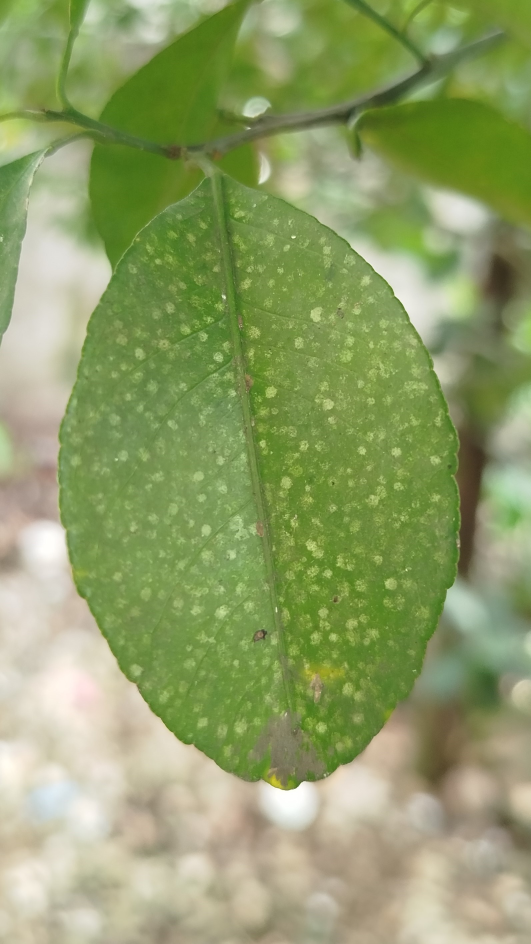
#> input picture Photos/sample3.jpg, 1592 x 2831 px (shown at 1/3 size)
$ python imgseg.py
#> lines starting #> are read from the running program, lines starting #| are printed output that depends on the picture; after the words box and inside, x2 and y2 are one past the last pixel; in counts of white or black regions, pixels touching at a corner belong together
import cv2 as cv
import numpy as np

img = cv.imread('Photos/sample3.jpg', 0)
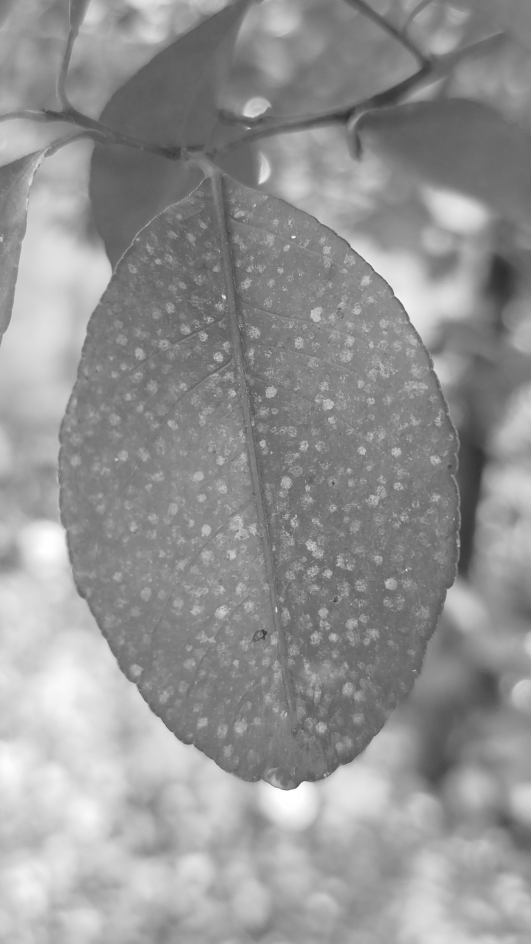
#> img: shape (2831, 1592) (shown at 1/3 size); min 45, max 255, mean 147.7

width = 600
height = 950
img2 = cv.resize(img, (width, height))
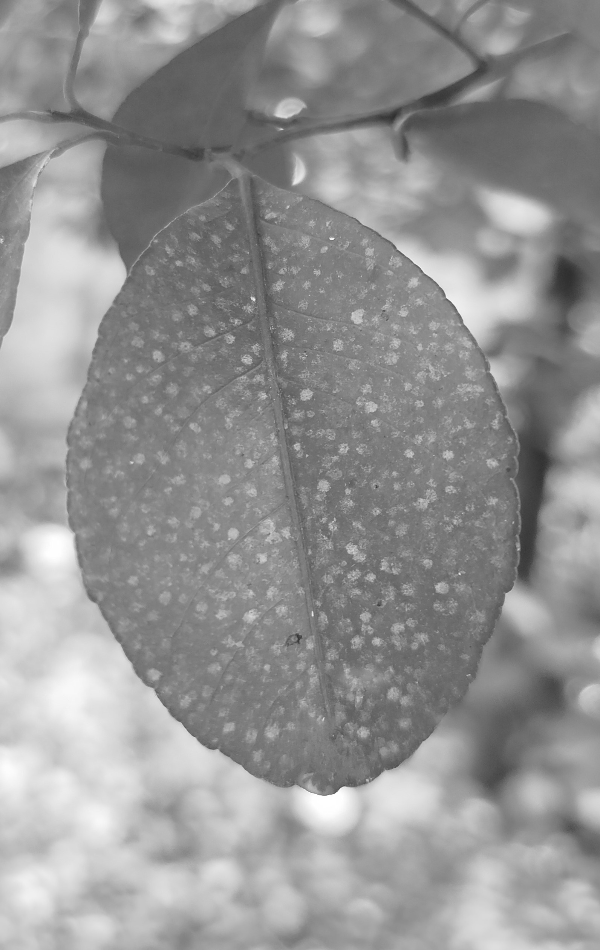
#> img2: shape (950, 600); min 47, max 255, mean 147.6

# Apply Otsu's thresholding
ret, thresh = cv.threshold(img2, 0, 255, cv.THRESH_BINARY + cv.THRESH_OTSU)
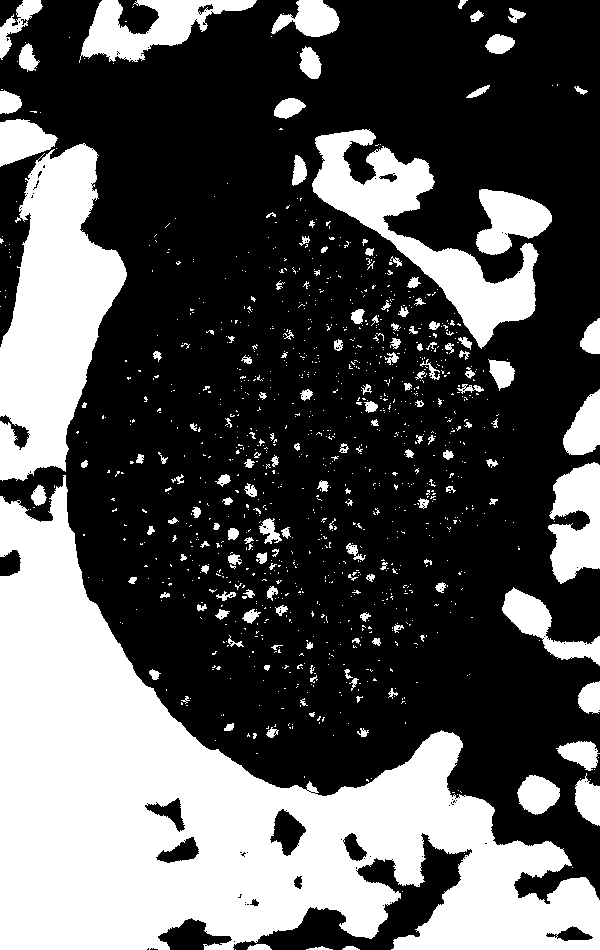
#> thresh: shape (950, 600); 34.1% white; 1130 white regions (974 under 20 px), largest, box (x1, y1, x2, y2) and area: (0, 475, 600, 950) 117093, (0, 143, 127, 481) 25231, (312, 129, 539, 349) 13626
#> ret = 158

# Apply mean adaptive thresholding
thresh1 = cv.adaptiveThreshold(img2, 255, cv.ADAPTIVE_THRESH_MEAN_C, cv.THRESH_BINARY, 11, 2)
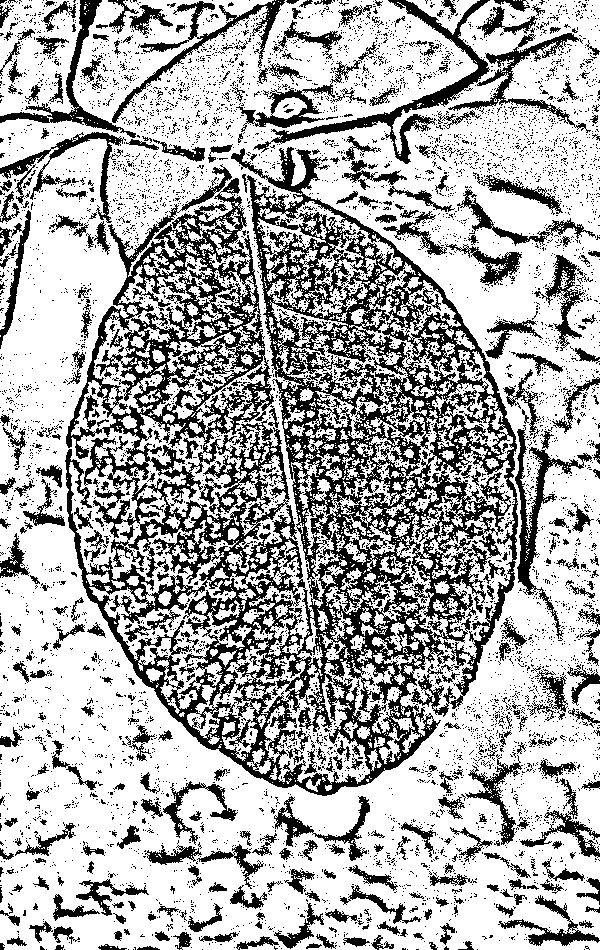
#> thresh1: shape (950, 600); 68.3% white; 6644 black regions (6233 under 20 px), largest, box (x1, y1, x2, y2) and area: (65, 147, 518, 796) 100398, (253, 0, 490, 164) 4009, (515, 425, 592, 639) 2588

# Apply Gaussian adaptive thresholding
thresh2 = cv.adaptiveThreshold(img2, 255, cv.ADAPTIVE_THRESH_GAUSSIAN_C,cv.THRESH_BINARY, 11, 2)
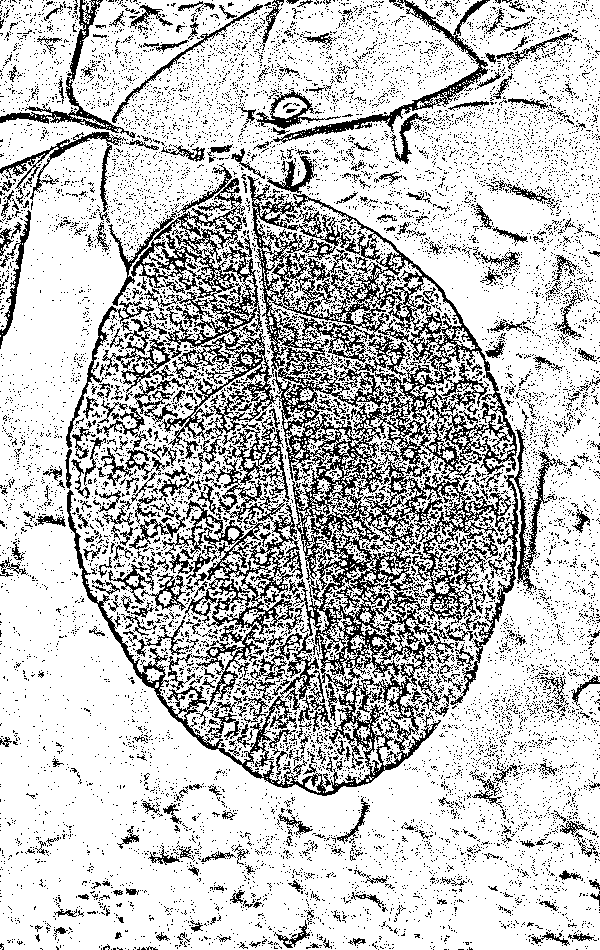
#> thresh2: shape (950, 600); 76.6% white; black in thin lines or dots


#Region Growing
def region_growing(img2, seed_point, threshold):
#> called with seed_point = (450, 500), threshold = 6
    rows, cols = img2.shape
#> rows = 950; cols = 600
    mask = np.zeros_like(img2)
    visited = np.zeros_like(img2, dtype=bool)
    queue = [seed_point]

    while queue:
        x, y = queue.pop(0)
        if not visited[x, y]:
            visited[x, y] = True
            mask[x, y] = 1
            neighbors = [(x+1, y), (x-1, y), (x, y+1), (x, y-1)]
            for nx, ny in neighbors:
                if (0 <= nx < rows and 0 <= ny < cols and
                    not visited[nx, ny] and
                    abs(int(img2[x, y]) - int(img2[nx, ny])) <= threshold):
                    queue.append((nx, ny))

    return mask

# Parameters for region growing
seed_point = (450, 500)  # Adjust seed point to a more homogeneous region
threshold = 6 # Increase threshold to allow better growth

# Apply region growing
mask = region_growing(img2, seed_point, threshold)
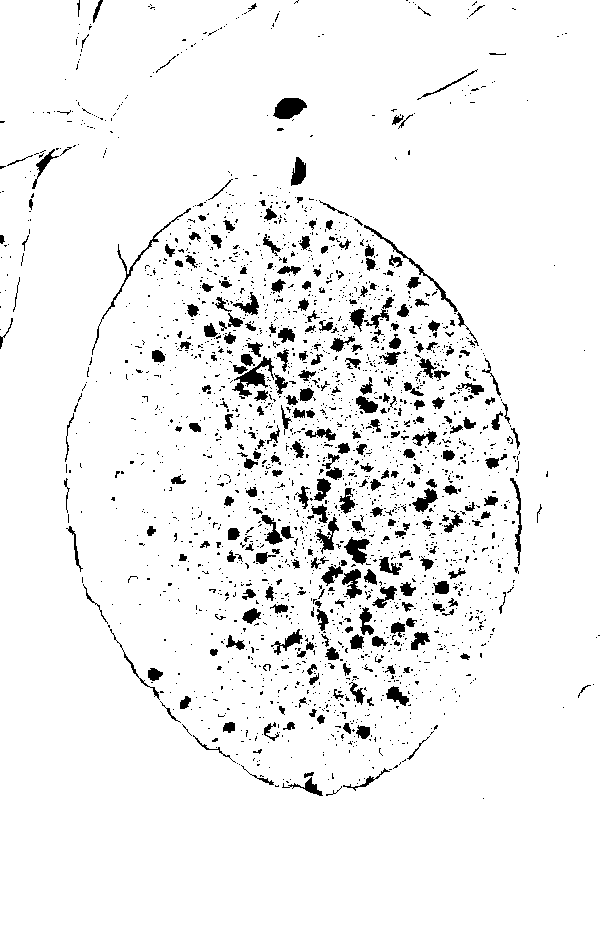
#> mask: shape (950, 600); values 0 (black) and 1 (white), 94.5% white; 2398 black regions (2092 under 20 px), largest, box (x1, y1, x2, y2) and area: (232, 356, 274, 397) 556, (273, 98, 307, 119) 504, (92, 208, 191, 355) 412

# Scale mask to 0-255 for visibility
mask_scaled = (mask * 215).astype(np.uint8)


# Display results
cv.imshow("Original Image", img2)
cv.imshow("Otsu Thresholding", thresh)
cv.imshow("Mean Adaptive Thresholding", thresh1)
cv.imshow("Gaussian Adaptive Thresholding", thresh2)
cv.imshow("Region Growing", mask_scaled)
cv.waitKey(0)
cv.destroyAllWindows()

$ run again, with Photos/sample2.jpg copied over Photos/sample3.jpg
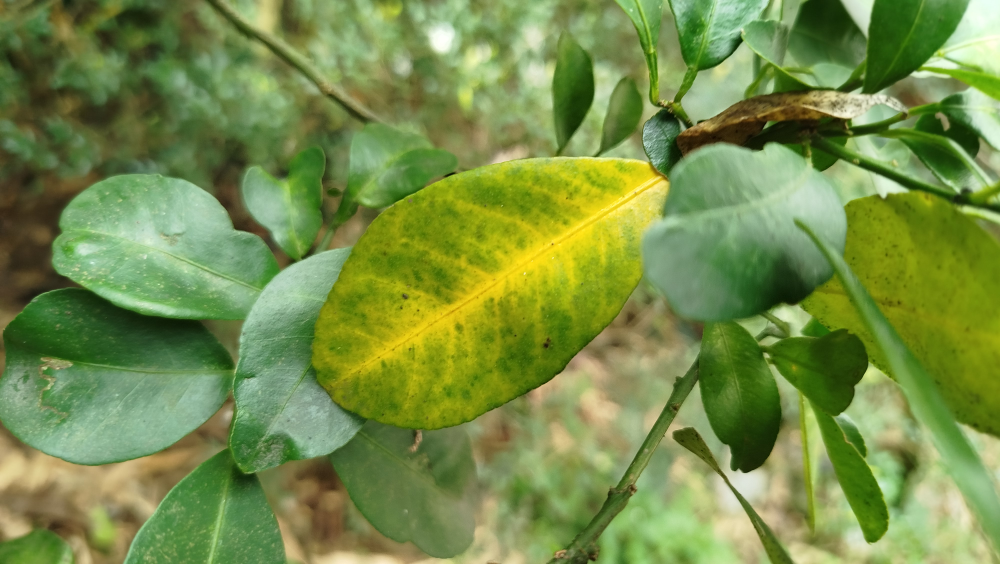
#> input picture Photos/sample2.jpg, 4000 x 2256 px (shown at 1/4 size)
#> `ret, thresh = cv.threshold(img2, 0, 255, cv.THRESH_BINARY + cv.THRESH_..`:
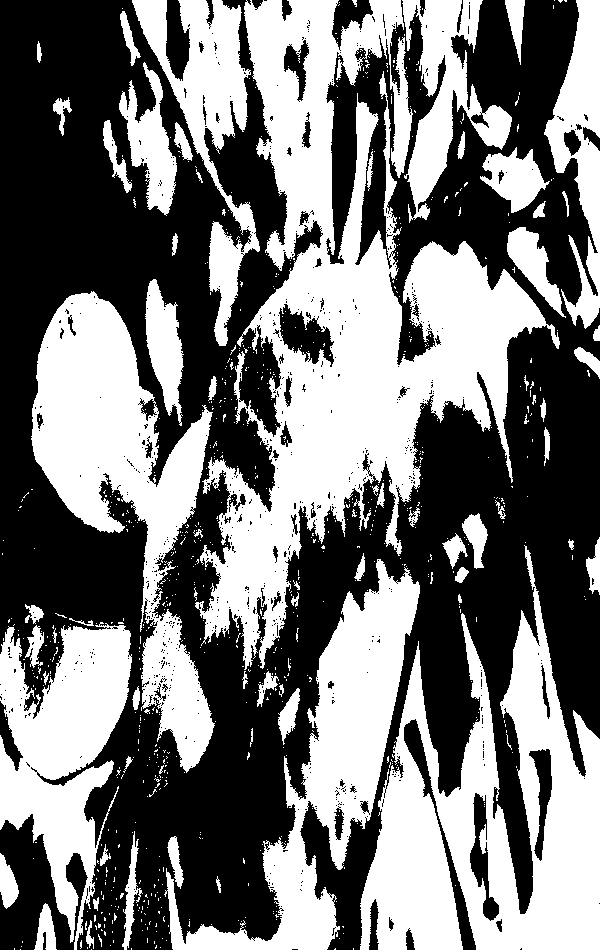
#> thresh: shape (950, 600); 46.5% white; 851 white regions (779 under 20 px), largest, box (x1, y1, x2, y2) and area: (195, 0, 560, 670) 82313, (360, 545, 600, 950) 45398, (31, 291, 215, 773) 33245
#> ret = 129
#> thresh1: shape (950, 600); 59% white; 4273 black regions (3726 under 20 px), largest, box (x1, y1, x2, y2) and area: (0, 47, 533, 950) 56311, (294, 0, 600, 642) 28648, (226, 0, 319, 289) 7648
#> thresh2: shape (950, 600); 64.5% white; black in thin lines or dots
#> `mask = region_growing(img2, seed_point, threshold)`:
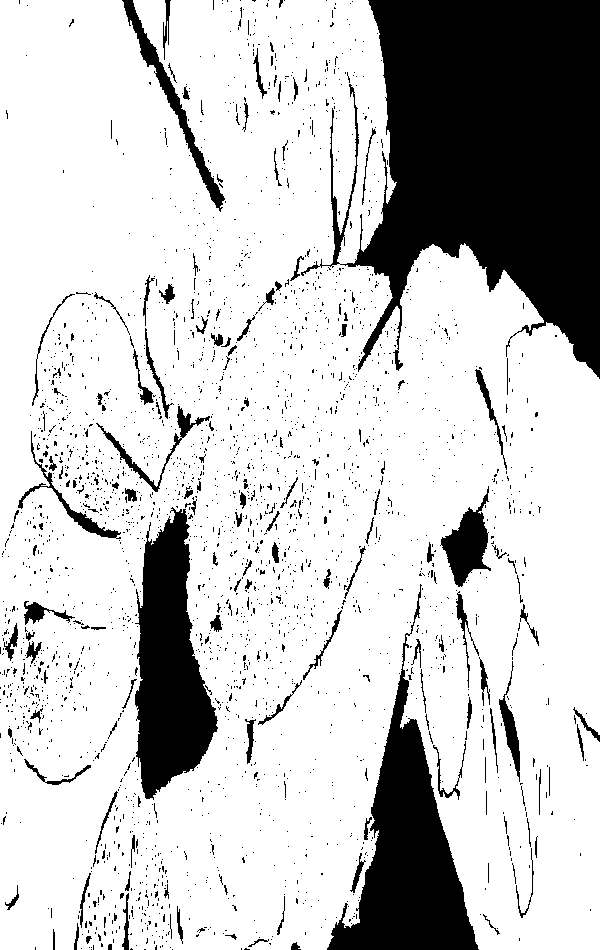
#> mask: shape (950, 600); values 0 (black) and 1 (white), 78.3% white; 2509 black regions (2361 under 20 px), largest, box (x1, y1, x2, y2) and area: (301, 0, 600, 379) 65808, (327, 584, 479, 950) 18457, (135, 507, 218, 800) 14710

$ run again, with Photos/sample4.jpg copied over Photos/sample3.jpg
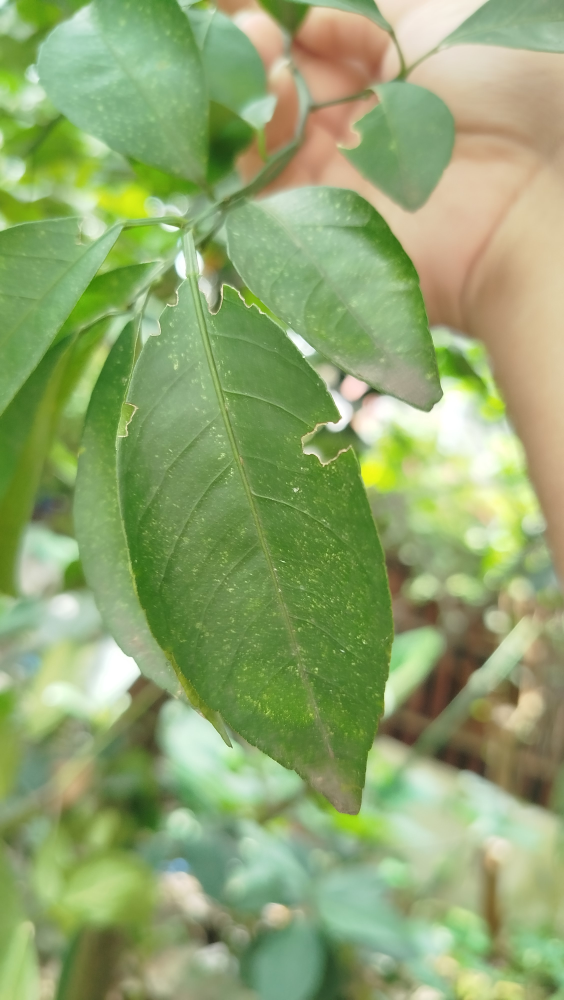
#> input picture Photos/sample4.jpg, 2256 x 4000 px (shown at 1/4 size)
#> `ret, thresh = cv.threshold(img2, 0, 255, cv.THRESH_BINARY + cv.THRESH_..`:
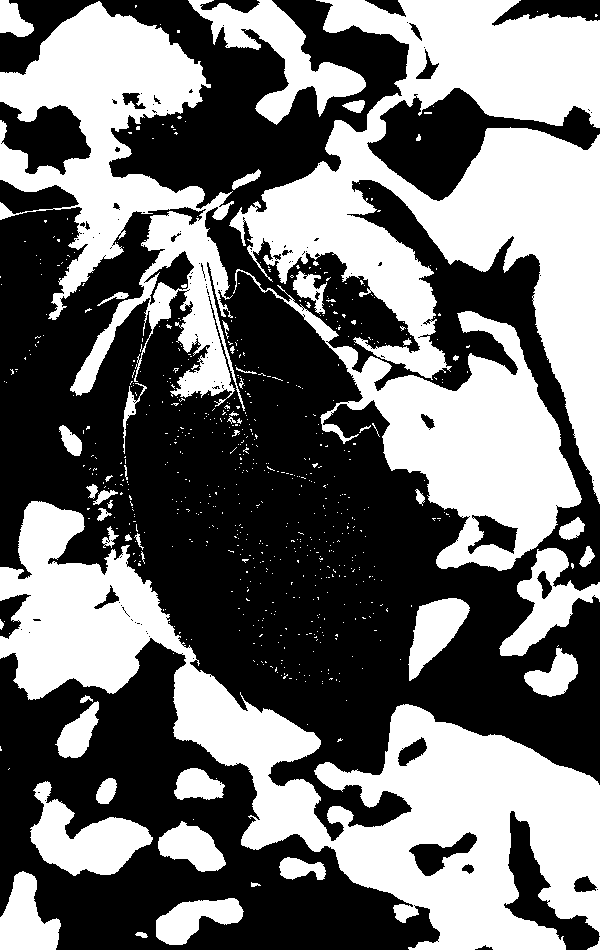
#> thresh: shape (950, 600); 44.3% white; 691 white regions (638 under 20 px), largest, box (x1, y1, x2, y2) and area: (0, 501, 600, 950) 75060, (229, 0, 600, 504) 71095, (0, 1, 245, 411) 38275
#> ret = 156
#> thresh1: shape (950, 600); 68.1% white; 4144 black regions (3735 under 20 px), largest, box (x1, y1, x2, y2) and area: (0, 34, 600, 794) 93970, (151, 796, 365, 950) 6162, (230, 0, 600, 146) 5466
#> thresh2: shape (950, 600); 76.8% white; black in thin lines or dots
#> `mask = region_growing(img2, seed_point, threshold)`:
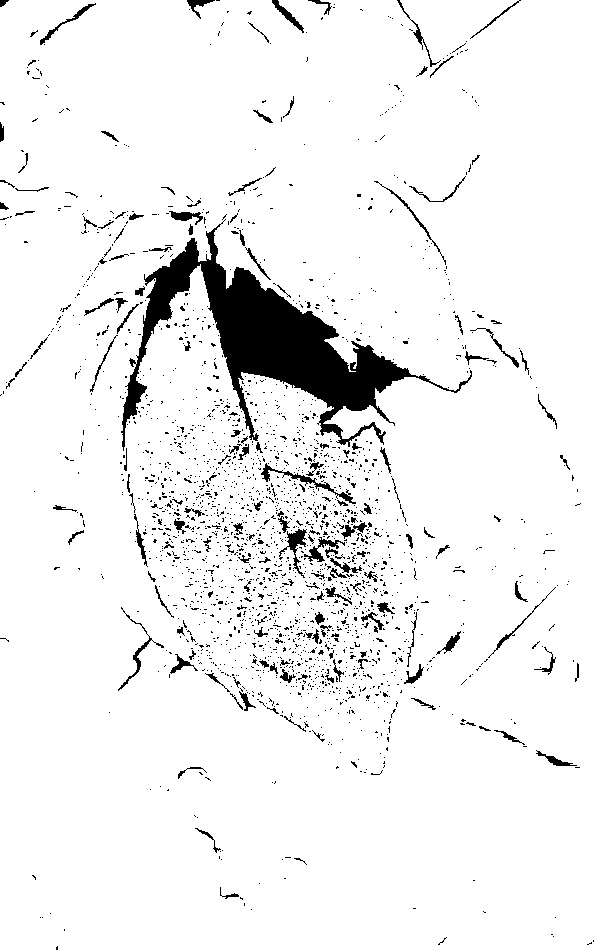
#> mask: shape (950, 600); values 0 (black) and 1 (white), 93.8% white; 2280 black regions (2120 under 20 px), largest, box (x1, y1, x2, y2) and area: (121, 219, 472, 451) 18485, (261, 463, 356, 504) 468, (279, 529, 307, 578) 381
